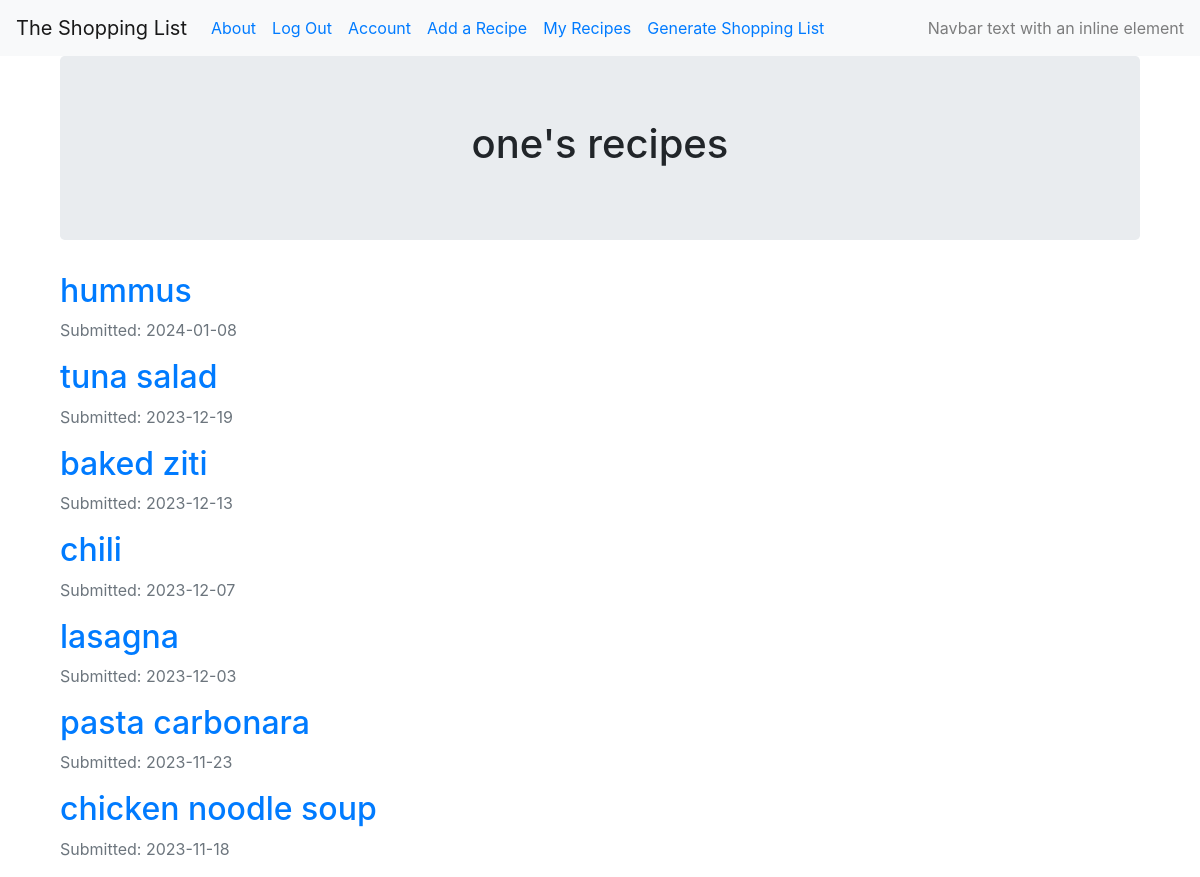
The app's page /users/one (signed in) with its own data.
### crud_recipe/models.py (models this page shows, shortened)
@dataclass
class User(db.Model, UserMixin):
    __tablename__ = 'users'
    id = db.Column(db.Integer, primary_key=True, autoincrement=True)
    email = db.Column(db.String(64), unique=True, index=True)
    username = db.Column(db.String(64), unique=True, index=True)
    password_hash = db.Column(db.String(128))

@dataclass
class Recipe(db.Model):
    __tablename__ = 'recipes'
    id = db.Column(db.Integer(), primary_key=True)
    name = db.Column(db.String(100))
    user_id = db.Column(db.Integer, db.ForeignKey('users.id'))
    date = db.Column(db.DateTime, nullable=False, default=datetime.utcnow)

### crud_recipe/users/views.py (the view)
@user_views.route("/<username>")
def view_users_recipes(username):
    user = User.query.filter_by(username=username).first_or_404()
    recipes = Recipe.query.filter_by(user_id=user.id).order_by(Recipe.date.desc()).all()
    return render_template('user_recipes.html', recipes=recipes,  user=user)

### crud_recipe/models.py (called while the page is built)
@login_manager.user_loader
def load_user(user_id):
    return User.query.get(user_id)

### crud_recipe/templates/user_recipes.html (shortened to what this page needs)
{% extends "base.html" %}
{% block content %}
<div class="container">
  <div class="jumbotron">
    <div align='center'>
      <h1 >{{user.username}}'s recipes</h1>
    </div>
  </div>
{% for recipe in recipes %}
        <h2><a href="{{ url_for('recipes.recipe_view', recipe_id=recipe.id) }}">{{ recipe.name }}</a></h2>
        <p class="text-muted">Submitted: {{ recipe.date.strftime('%Y-%m-%d') }}</p>
{% endfor %}
{% endblock %}

### records on screen
User: username "one"
Recipe: name "hummus", date "2024-01-08"
Recipe: name "tuna salad", date "2023-12-19"
Recipe: name "baked ziti", date "2023-12-13"
Recipe: name "chili", date "2023-12-07"
Recipe: name "lasagna", date "2023-12-03"
Recipe: name "pasta carbonara", date "2023-11-23"
Recipe: name "chicken noodle soup", date "2023-11-18"
